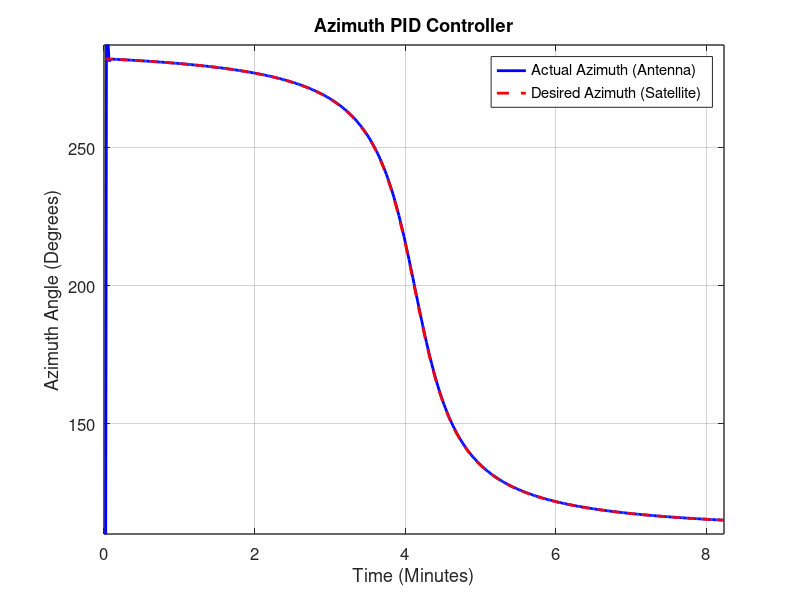

The MATLAB script that drew this image: (Note: this script raises an error after producing the figure.)
%% LEO Satellite Tracking Simulation
% This program was developed as part of a semester assignment for the course Advanced Control Systems (ECE_ELE760) during the 2024-2025 academic year.
% University of the Peloponeese
% School of Electrical & Computer Engineering
% Ioannis Ziangas, Undergraduate Student
% Supervisor: Georgios Souliotis, Associate Professor

%% Clearing the command window and closing all figures
clc;           % Clear the command window
close all hidden; % Close all hidden figures
clear;         % Clear all variables from the workspace
close all;     % Close all open figures

%% Importing the Azimuth values from the Satellite Scenario
load('Azimuth_Values(1).mat', 'azim'); % Load the desired azimuth data from the file

%% Creating the transfer function of the motor
% Define motor parameters (example values for demonstration)
K_t = 0.45;    % Torque constant (Nm/A) - proportional to the torque produced per ampere
J = 0.12;      % Moment of inertia (kg*m^2) - resistance to angular acceleration
B = 0.06;      % Damping coefficient (Nm/(rad/s)) - friction-like resistance
R_a = 1.8;     % Armature resistance (Ohms) - resistance of the motor windings
L_a = 0.015;   % Armature inductance (H) - inductance of the motor windings
K_b = 0.45;    % Back EMF constant (V/(rad/s)) - proportional to speed-induced voltage

% Define the transfer function for the motor dynamics (antenna's azimuth axis)
num = K_t; % Numerator (torque constant)
den = [L_a*J, (R_a*J + L_a*B), (R_a*B + K_b*K_t)]; % Denominator of the motor transfer function
G_motor_azimuth = tf(num, den); % Create the transfer function
display(G_motor_azimuth); % Display the motor transfer function

% Scale the transfer function to ensure the DC gain is 1
scaling_factor = 1 / dcgain(G_motor_azimuth); % Compute scaling factor for unity DC gain
G_motor_scaled = scaling_factor * G_motor_azimuth; % Scaled transfer function

%% Creating the PID controller
% Define the PID controller gains
Kp = 0.9329;  % Proportional gain
Ki = 2.7358;  % Integral gain
Kd = 0;       % Derivative gain
G_PID = pid(Kp, Ki, Kd); % Create a PID controller with specified gains

% Uncomment the following line to automatically tune the PID controller (optional)
% G_PID = pidtune(G_motor_azimuth, 'PID');

% Define the closed-loop transfer function with the PID controller
G_closed_loop = feedback(G_PID * G_motor_azimuth, 1); % Closed-loop system
display(G_closed_loop); % Display the closed-loop transfer function

% Load the desired azimuth angle data (sinusoidal variation, for example)
desired_azimuth = azim; % Load the azimuth values

% Define the time vector for simulation
t = 1:1:length(desired_azimuth); % Time in seconds (sampled every second)

% Simulate the closed-loop response to the desired azimuth angle
[actual_azimuth, ~] = lsim(G_closed_loop, desired_azimuth, t); % Linear simulation

%% Plotting the results
% Define figure properties for publication-quality plotting
figure('Name', 'Antenna Azimuth Tracking Response', 'Units', 'Inches', 'Position', [1, 1, 6, 4]);

% Plot the actual azimuth (antenna response)
plot(t / 60, actual_azimuth, 'b-', 'LineWidth', 2); % Blue solid line for actual azimuth
hold on;

% Plot the desired azimuth (satellite movement)
plot(t / 60, desired_azimuth, 'r--', 'LineWidth', 2); % Red dashed line for desired azimuth

% Add grid and legend
grid on;
legend('Actual Azimuth (Antenna)', 'Desired Azimuth (Satellite)', ...
       'FontSize', 11, 'Location', 'Best'); % Add legend with appropriate size

% Add title and axis labels with proper formatting
title('Azimuth PID Controller', 'FontSize', 14, 'FontWeight', 'Bold');
xlabel('Time (Minutes)', 'FontSize', 12); % X-axis represents time in minutes
ylabel('Azimuth Angle (Degrees)', 'FontSize', 12); % Y-axis represents azimuth angle

% Improve axis appearance
set(gca, 'FontSize', 12, 'LineWidth', 1, 'Box', 'on', 'GridAlpha', 0.2); % Customize axis appearance

% Set tight axis limits for better visual balance
xlim([0, max(t) / 60]); % Limit X-axis to the maximum time (in minutes)
ylim([min(desired_azimuth) - 5, max(desired_azimuth) + 5]); % Limit Y-axis to the azimuth range

% Ensure figure looks good for printing or saving
set(gcf, 'Color', 'w'); % Set background to white for publication quality

%% Step Response Analysis
% Compute step response information for the closed-loop system
step_info = stepinfo(G_closed_loop);

% Define a time vector for step response simulation
t = 0:0.01:3; % Time vector for step response (0 to 3 seconds)

% Plot the step response for both closed-loop and open-loop systems
figure('Name', 'PID vs TF Step Response'); % Create a new figure
hold on;
stepplot(G_closed_loop, G_motor_scaled, t); % Plot step responses
grid on;

% Add labels, title, and legend with LaTeX formatting
xlabel("Time", 'Interpreter', 'latex', 'FontSize', 14); % X-axis label
ylabel("Amplitude", 'Interpreter', 'latex', 'FontSize', 14); % Y-axis label
title("Step Response of the Azimuth Control System", 'Interpreter', 'latex', 'FontSize', 16); % Title
legend("PID", "TF Open Loop", 'Interpreter', 'latex', 'Location', 'southeast', 'FontSize', 11); % Legend
hold off;
